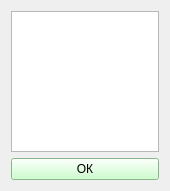
<?xml version="1.0" encoding="UTF-8"?>
<ui version="4.0">
 <class>FormationLDA</class>
 <widget class="QWidget" name="FormationLDA">
  <property name="geometry">
   <rect>
    <x>0</x>
    <y>0</y>
    <width>170</width>
    <height>191</height>
   </rect>
  </property>
  <property name="windowTitle">
   <string>Formation LDA</string>
  </property>
  <layout class="QGridLayout" name="gridLayout">
   <item row="0" column="0">
    <widget class="QListWidget" name="listWidget_form_lda"/>
   </item>
   <item row="1" column="0">
    <widget class="QPushButton" name="pushButton_ok_form_lda">
     <property name="styleSheet">
      <string notr="true">background-color: rgb(191, 255, 191);</string>
     </property>
     <property name="text">
      <string>ОК</string>
     </property>
    </widget>
   </item>
  </layout>
 </widget>
 <resources/>
 <connections/>
</ui>
